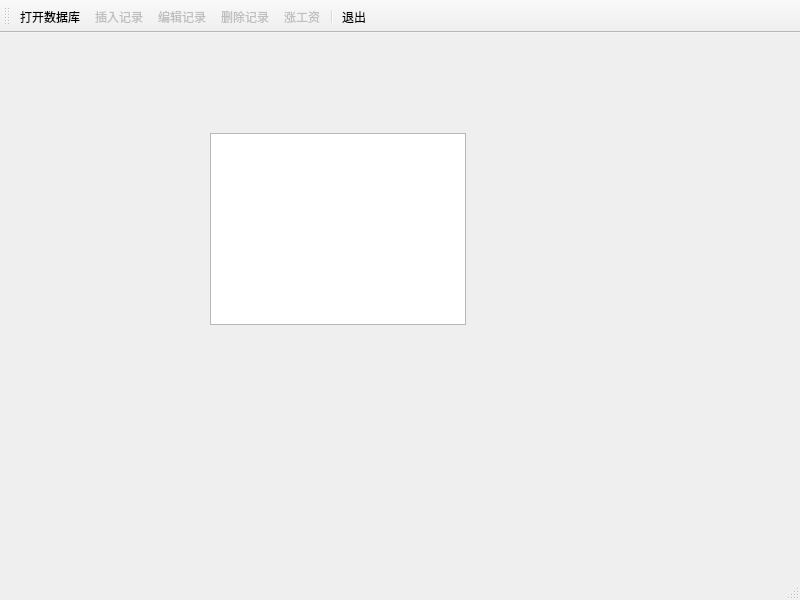
<?xml version="1.0" encoding="UTF-8"?>
<ui version="4.0">
 <class>MainWindow</class>
 <widget class="QMainWindow" name="MainWindow">
  <property name="geometry">
   <rect>
    <x>0</x>
    <y>0</y>
    <width>800</width>
    <height>600</height>
   </rect>
  </property>
  <property name="windowTitle">
   <string>MainWindow</string>
  </property>
  <property name="toolButtonStyle">
   <enum>Qt::ToolButtonStyle::ToolButtonTextUnderIcon</enum>
  </property>
  <widget class="QWidget" name="centralwidget">
   <widget class="QTableView" name="tableView">
    <property name="geometry">
     <rect>
      <x>210</x>
      <y>100</y>
      <width>256</width>
      <height>192</height>
     </rect>
    </property>
   </widget>
  </widget>
  <widget class="QMenuBar" name="menubar">
   <property name="geometry">
    <rect>
     <x>0</x>
     <y>0</y>
     <width>800</width>
     <height>18</height>
    </rect>
   </property>
  </widget>
  <widget class="QStatusBar" name="statusbar"/>
  <widget class="QToolBar" name="toolBar">
   <property name="windowTitle">
    <string>toolBar</string>
   </property>
   <attribute name="toolBarArea">
    <enum>TopToolBarArea</enum>
   </attribute>
   <attribute name="toolBarBreak">
    <bool>false</bool>
   </attribute>
   <addaction name="actOpenDB"/>
   <addaction name="actRecInsert"/>
   <addaction name="actRecEdit"/>
   <addaction name="actRecDelete"/>
   <addaction name="actScan"/>
   <addaction name="separator"/>
   <addaction name="actQuit"/>
  </widget>
  <action name="actOpenDB">
   <property name="icon">
    <iconset resource="res.qrc">
     <normaloff>:/images/images/open3.bmp</normaloff>:/images/images/open3.bmp</iconset>
   </property>
   <property name="text">
    <string>打开数据库</string>
   </property>
   <property name="toolTip">
    <string>打开数据库</string>
   </property>
  </action>
  <action name="actQuit">
   <property name="icon">
    <iconset resource="res.qrc">
     <normaloff>:/images/images/exit.bmp</normaloff>:/images/images/exit.bmp</iconset>
   </property>
   <property name="text">
    <string>退出</string>
   </property>
   <property name="toolTip">
    <string>退出</string>
   </property>
  </action>
  <action name="actRecInsert">
   <property name="enabled">
    <bool>false</bool>
   </property>
   <property name="icon">
    <iconset resource="res.qrc">
     <normaloff>:/images/images/306.bmp</normaloff>:/images/images/306.bmp</iconset>
   </property>
   <property name="text">
    <string>插入记录</string>
   </property>
   <property name="toolTip">
    <string>插入记录</string>
   </property>
  </action>
  <action name="actRecDelete">
   <property name="enabled">
    <bool>false</bool>
   </property>
   <property name="icon">
    <iconset resource="res.qrc">
     <normaloff>:/images/images/delete1.bmp</normaloff>:/images/images/delete1.bmp</iconset>
   </property>
   <property name="text">
    <string>删除记录</string>
   </property>
   <property name="toolTip">
    <string>删除记录</string>
   </property>
  </action>
  <action name="actRecEdit">
   <property name="enabled">
    <bool>false</bool>
   </property>
   <property name="icon">
    <iconset resource="res.qrc">
     <normaloff>:/images/images/812.bmp</normaloff>:/images/images/812.bmp</iconset>
   </property>
   <property name="text">
    <string>编辑记录</string>
   </property>
   <property name="toolTip">
    <string>编辑记录</string>
   </property>
  </action>
  <action name="actScan">
   <property name="enabled">
    <bool>false</bool>
   </property>
   <property name="icon">
    <iconset resource="res.qrc">
     <normaloff>:/images/images/up.bmp</normaloff>:/images/images/up.bmp</iconset>
   </property>
   <property name="text">
    <string>涨工资</string>
   </property>
   <property name="toolTip">
    <string>涨工资</string>
   </property>
  </action>
 </widget>
 <resources>
  <include location="res.qrc"/>
 </resources>
 <connections>
  <connection>
   <sender>actQuit</sender>
   <signal>triggered()</signal>
   <receiver>MainWindow</receiver>
   <slot>close()</slot>
   <hints>
    <hint type="sourcelabel">
     <x>-1</x>
     <y>-1</y>
    </hint>
    <hint type="destinationlabel">
     <x>399</x>
     <y>299</y>
    </hint>
   </hints>
  </connection>
 </connections>
</ui>
